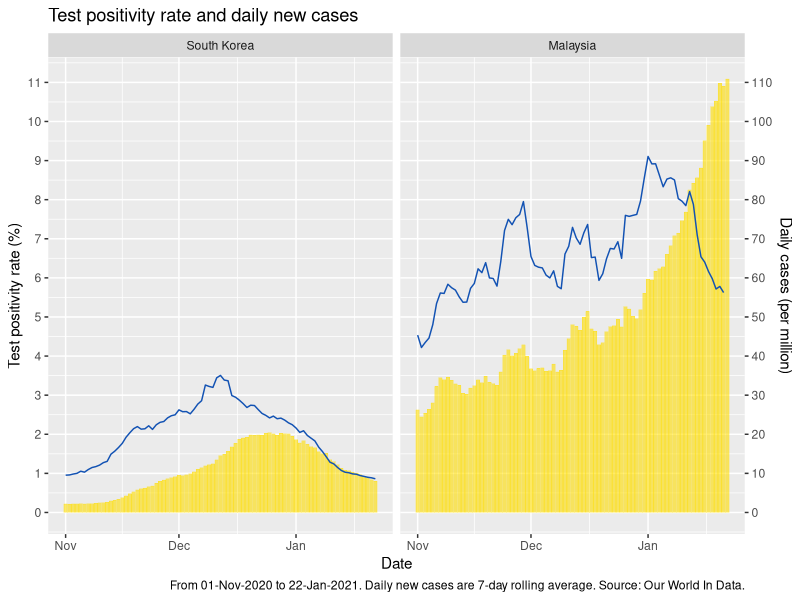

Reproduce this figure in R.
## ---- chunk 1
knitr::opts_chunk$set(echo = FALSE, warning = FALSE, message = FALSE)

# Load libraries
library(tidyverse)
library(ggplot2)
library(scales)
library(lubridate)
library(dplyr)

# Load REFSA logo
# refsa_logo <- png::readPNG("Logo.png")

# Load data
# ===== Google Mobility Reports =====
# https://www.apple.com/covid19/mobility
# mobi <- read.csv("https://covid19-static.cdn-apple.com/covid19-mobility-data/2007HotfixDev48/v2/en-us/applemobilitytrends-2020-05-04.csv", na.strings = "", fileEncoding = "UTF-8-BOM")
mobi <- read_csv("2020_MY_Region_Mobility_Report.csv")

# ===== Covid test and cases (Our World in Data) =====
# https://www.ecdc.europa.eu/en/publications-data/download-todays-data-geographic-distribution-covid-19-cases-worldwide
covid_data <- read_csv("covid-19-daily-tests-vs-daily-new-confirmed-cases-per-million.csv", col_types = cols(Entity = col_character(), Code = col_character(), Year = col_character(), Continent = col_character(), Date = col_date(), DailyTests = col_double(), DailyTestsNotes = col_character(), DailyCases = col_double()))

## ---- chunk 2

# Filter COVID-19 data for Malaysia and South Korea
geo_ids <- c("MYS", "KOR")
covid_data_m <- filter(covid_data, Code %in% geo_ids)

# Only use data from September onwards
covid_data_m <- filter(covid_data_m, Date > ymd("2020-10-31") & Date < ymd("2021-01-23"))

# Calculate the test positivity rate
covid_data_MYd <- covid_data_m %>% mutate(DailyPosRate = (DailyCases / (DailyTests * 1000)) * 100)

# Filter NA's and sort rows in ascending order (by Date)
# covid_data_MYd <- filter(covid_data_MYd, ! is.na(DailyTests))
covid_data_MYd <- arrange(covid_data_MYd, Date)

# Calculate cumulative number of cases and deaths - not required here, plot is relative
# covid_data_MYd <- covid_data_MYd %>% group_by(geoId) %>% mutate(cumCases = cumsum(cases))
# covid_data_MYd <- covid_data_MYd %>% group_by(geoId) %>% mutate(cumDeaths = cumsum(deaths))

# covid_data_clean <- na.omit(covid_data_MYd)

## ---- chunk 3

# New facet labels for countries
country.labs <- c("South Korea", "Malaysia")
names(country.labs) <- c("KOR", "MYS")

# Plot MY COVID-19 cases
covid_dailytests_plot <- ggplot(data = covid_data_MYd, aes(x=Date)) + 
  geom_bar(aes(y = DailyCases / 10), stat = "identity", size = .1, fill = "#FFDE00", color = "#FFDE00", alpha = .6) +  
  geom_line(aes(y = DailyPosRate), color = "#1252B3") +
  scale_x_date(name = "Date") +
  scale_y_continuous(
    
    # Left axis
    name = "Test positivity rate (%)", breaks = seq(0,12,1),
    
    # Right axis
    sec.axis = sec_axis(~.*10, name = "Daily cases (per million)", breaks=seq(0,120,10))
  ) + 
  labs(title = "Test positivity rate and daily new cases", caption = "From 01-Nov-2020 to 22-Jan-2021. Daily new cases are 7-day rolling average. Source: Our World In Data.")
  
covid_dailytests_plot + facet_wrap(~ Code, labeller = labeller(Code = country.labs))

